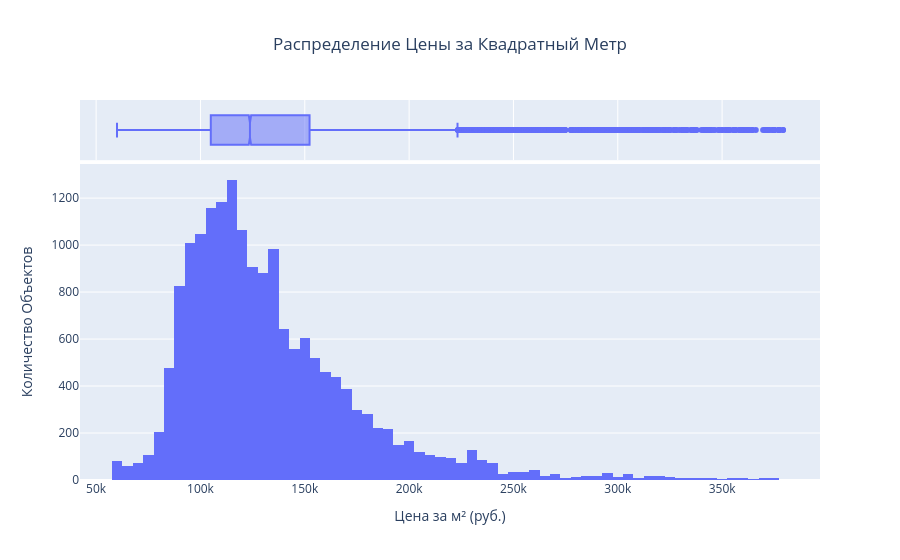

The notebook cell this image was saved under:
### Markdown cell above
## Эффект логарифмического преобразования

**Наблюдения:**
- **Правая гистограмма выглядит гораздо более симметричной** и похожей на нормальное распределение
- Логарифмирование **существенно снижает асимметрию** распределения
- **"Длинный хвост" справа становится менее выраженным**

**Практические выводы:**
-  Для регрессионного моделирования цен **обязательно используем логарифмированную версию**
-  При интерпретации результатов модели нужно будет применить **обратное преобразование** (exp)

### Code cell
# Визуализация распределения цены за квадратный метр
fig_price_sqm_hist = px.histogram(
    df, 
    x='Цена_за_квадратный_метр', 
    nbins=100,
    title='Распределение Цены за Квадратный Метр',
    labels={'Цена_за_квадратный_метр': 'Цена за м² (руб.)'},
    marginal='box'
)

fig_price_sqm_hist.update_layout(
    title_x=0.5,
    xaxis_title='Цена за м² (руб.)',
    yaxis_title='Количество Объектов'
)

fig_price_sqm_hist.show()

### Figure 1 — Plotly figure (JSON) as saved in the notebook; plotly's stock layout.template omitted (floating-point values rounded to 4 significant figures; data arrays with more than 128 entries replaced by an {"elided": "..."} marker saying what was removed)
{"data": [{"bingroup": "x", "hovertemplate": "Цена за м² (руб.)=%{x}<br>count=%{y}<extra></extra>", "legendgroup": "", "marker": {"color": "#636efa", "pattern": {"shape": ""}}, "name": "", "nbinsx": 100, "orientation": "v", "showlegend": false, "type": "histogram", "x": {"elided": "17509 float values"}, "xaxis": "x", "yaxis": "y"}, {"hovertemplate": "Цена за м² (руб.)=%{x}<extra></extra>", "legendgroup": "", "marker": {"color": "#636efa"}, "name": "", "notched": true, "showlegend": false, "type": "box", "x": {"elided": "17509 float values"}, "xaxis": "x2", "yaxis": "y2"}], "layout": {"barmode": "relative", "legend": {"tracegroupgap": 0}, "title": {"text": "Распределение Цены за Квадратный Метр", "x": 0.5}, "xaxis": {"anchor": "y", "domain": [0, 1], "title": {"text": "Цена за м² (руб.)"}}, "xaxis2": {"anchor": "y2", "domain": [0, 1], "matches": "x", "showgrid": true, "showticklabels": false}, "yaxis": {"anchor": "x", "domain": [0, 0.8316], "title": {"text": "Количество Объектов"}}, "yaxis2": {"anchor": "x2", "domain": [0.8416, 1], "matches": "y2", "showgrid": false, "showline": false, "showticklabels": false, "ticks": ""}}}
